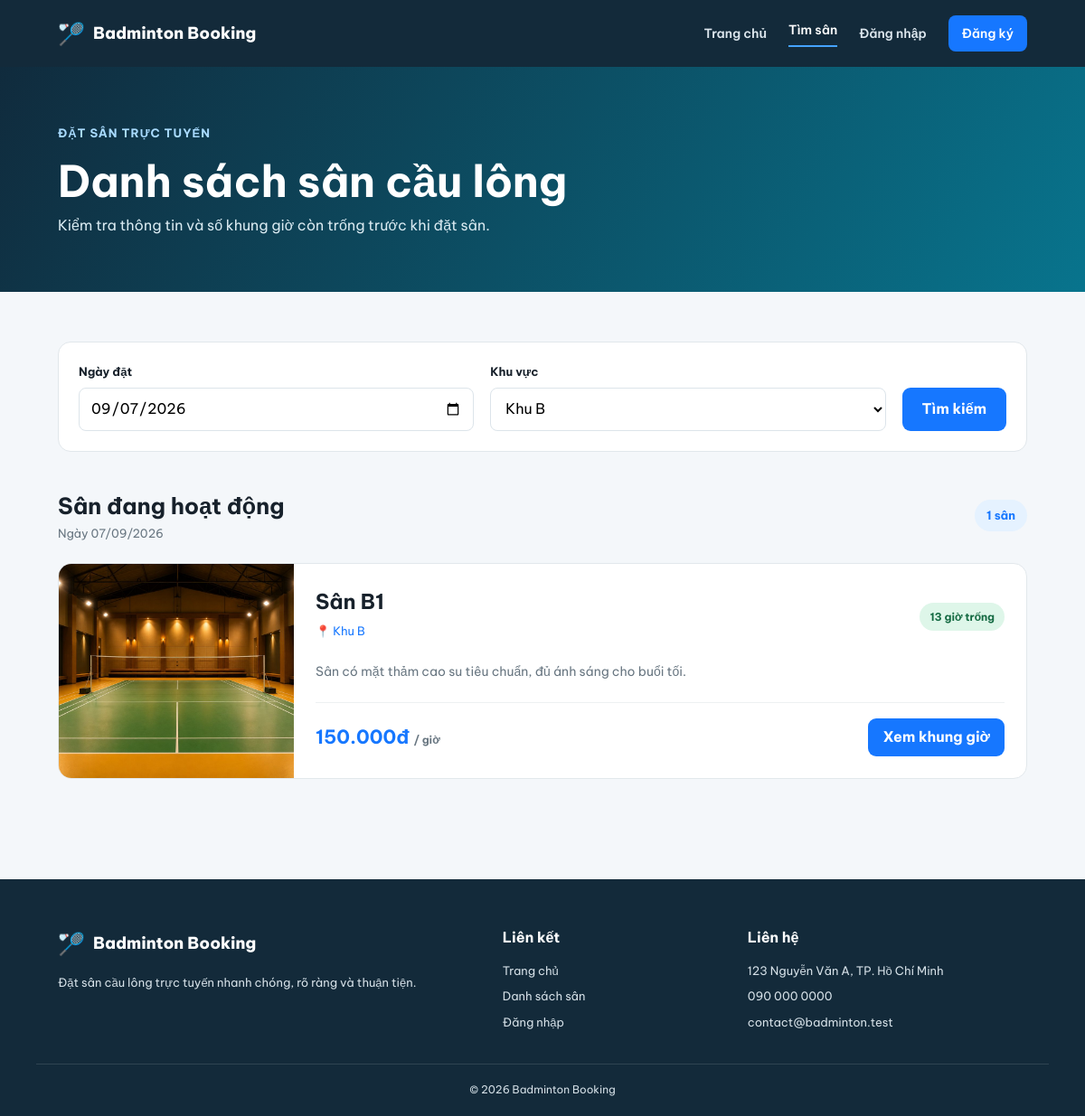
The app's page /courts/index.php?location=Khu B with its own data.
### tables this page shows
CREATE TABLE courts (
    court_id INT UNSIGNED AUTO_INCREMENT PRIMARY KEY,
    court_name VARCHAR(100) NOT NULL,
    location VARCHAR(150) NOT NULL,
    description TEXT NULL,
    price_per_hour DECIMAL(10, 2) UNSIGNED NOT NULL,
    image_path VARCHAR(255) NULL,
    status ENUM('active', 'maintenance', 'inactive') NOT NULL DEFAULT 'active',
    created_at TIMESTAMP NOT NULL DEFAULT CURRENT_TIMESTAMP,
    updated_at TIMESTAMP NOT NULL DEFAULT CURRENT_TIMESTAMP ON UPDATE CURRENT_TIMESTAMP
);

### includes/functions.php (called while the page is built, shortened)
<?php
function e(mixed $value): string
{
    return htmlspecialchars((string) $value, ENT_QUOTES, 'UTF-8');
}
function url(string $path = ''): string
{
    return BASE_URL . ltrim($path, '/');
}
function project_image_url(?string $path): ?string
{
    $normalized_path = ltrim(str_replace('\\', '/', trim((string) $path)), '/');
    $file_path = dirname(__DIR__)
        . DIRECTORY_SEPARATOR
        . str_replace('/', DIRECTORY_SEPARATOR, $normalized_path);
    return is_file($file_path) ? url($normalized_path) : null;
}

### courts/index.php (the view, shortened to what this page needs)
<?php
require_once __DIR__ . '/../config/database.php';
require_once __DIR__ . '/../includes/functions.php';
$selected_date = $_GET['date'] ?? date('Y-m-d');
$selected_location = trim($_GET['location'] ?? '');
$location_stmt = $conn->query(
    "SELECT DISTINCT location FROM courts WHERE status = 'active' ORDER BY location"
);
$locations = $location_stmt->fetchAll(PDO::FETCH_COLUMN);
$sql = "SELECT
            c.court_id,
            c.court_name,
            c.location,
            c.description,
            c.price_per_hour,
            c.image_path,
            COUNT(ts.slot_id) AS total_slots,
            COUNT(b.booking_id) AS booked_slots
        FROM courts c
        CROSS JOIN time_slots ts
        LEFT JOIN bookings b
            ON b.court_id = c.court_id
            AND b.slot_id = ts.slot_id
            AND b.booking_date = ?
            AND b.booking_status IN ('pending', 'confirmed')
        WHERE c.status = 'active'";
$params = [$selected_date];
if ($selected_location !== '') {
    $sql .= ' AND c.location = ?';
    $params[] = $selected_location;
}
$sql .= ' GROUP BY c.court_id ORDER BY c.court_name';
$court_stmt = $conn->prepare($sql);
$court_stmt->execute($params);
$courts = $court_stmt->fetchAll();
require_once __DIR__ . '/../includes/header.php';
?>
<section class="page-banner">
    <div class="container">
        <span class="eyebrow">Đặt sân trực tuyến</span>
        <h1>Danh sách sân cầu lông</h1>
        <p>Kiểm tra thông tin và số khung giờ còn trống trước khi đặt sân.</p>
    </div>
</section>
<section class="court-list-section">
    <div class="container">
        <form class="court-filter" method="get">
            <div class="form-group">
                <label for="date">Ngày đặt</label>
                <input id="date" name="date" type="date" min="<?= date('Y-m-d') ?>" value="<?= e($selected_date) ?>" required>
            </div>
            <div class="form-group">
                <label for="location">Khu vực</label>
                <select id="location" name="location">
                    <?php foreach ($locations as $location): ?>
                        <option value="<?= e($location) ?>" <?= $selected_location === $location ? 'selected' : '' ?>>
                            <?= e($location) ?>
                        </option>
                    <?php endforeach; ?>
                </select>
            </div>
            <button class="button button-primary" type="submit">Tìm kiếm</button>
        </form>
        <div class="result-heading">
            <div>
                <h2>Sân đang hoạt động</h2>
                <p>Ngày <?= e(date('d/m/Y', strtotime($selected_date))) ?></p>
            </div>
            <strong><?= count($courts) ?> sân</strong>
        </div>
        <?php if (!$courts): ?>
            <div class="empty-state">
                <span>🔎</span>
                <h2>Không tìm thấy sân</h2>
                <p>Hãy thử chọn khu vực hoặc ngày khác.</p>
            </div>
        <?php else: ?>
            <div class="court-list-grid">
                <?php foreach ($courts as $court): ?>
                    <?php
                    $available_slots = (int) $court['total_slots'] - (int) $court['booked_slots'];
                    $image_url = project_image_url($court['image_path'] ?? null);
                    ?>
                    <article class="list-court-card">
                        <div class="court-cover <?= $image_url === null ? 'court-cover-' . ((($court['court_id'] - 1) % 3) + 1) : '' ?>">
                            <?php if ($image_url !== null): ?>
                                <img src="<?= e($image_url) ?>" alt="<?= e($court['court_name']) ?>" loading="lazy">
                            <?php else: ?>
                                <span>🏸</span>
                            <?php endif; ?>
                        </div>
                        <div class="list-court-body">
                            <div class="court-name-row">
                                <div>
                                    <h2><?= e($court['court_name']) ?></h2>
                                    <p class="court-location">📍 <?= e($court['location']) ?></p>
                                </div>
                                <span class="availability <?= $available_slots === 0 ? 'full' : '' ?>">
                                    <?= $available_slots ?> giờ trống
                                </span>
                            </div>
                            <p class="court-description"><?= e($court['description']) ?></p>
                            <div class="list-court-footer">
                                <strong><?= number_format((float) $court['price_per_hour'], 0, ',', '.') ?>đ <small>/ giờ</small></strong>
                                <a class="button button-primary" href="<?= e(url('courts/detail.php?id=' . $court['court_id'] . '&date=' . $selected_date)) ?>">
                                    Xem khung giờ
                                </a>
                            </div>
                        </div>
                    </article>
                <?php endforeach; ?>
            </div>
        <?php endif; ?>
    </div>
</section>
<?php require_once __DIR__ . '/../includes/footer.php'; ?>

### assets/css/main.css (style rules this page uses)
:root { --navy: #132a3a; --blue: #1677ff; --blue-dark: #075dcc; --green: #16a085; --text: #17212b; --muted: #687681; --surface: #ffffff; --background: #f4f7fa; --border: #dce4ea; --shadow: 0 12px 35px rgba(24, 48, 67, 0.1); }
* { box-sizing: border-box; margin: 0; padding: 0; }
html { scroll-behavior: smooth; }
body { background: var(--background); color: var(--text); font-family: "Be Vietnam Pro", Arial, sans-serif; line-height: 1.6; }
a { color: inherit; text-decoration: none; }
button, input, select { font: inherit; }
.container { margin: 0 auto; max-width: 1120px; padding-left: 24px; padding-right: 24px; width: 100%; }
.eyebrow { color: #a9dbff; display: inline-block; font-size: 13px; font-weight: 700; letter-spacing: 1px; margin-bottom: 14px; text-transform: uppercase; }
.button { align-items: center; border: 0; border-radius: 9px; cursor: pointer; display: inline-flex; font-weight: 700; justify-content: center; min-height: 48px; padding: 0 22px; transition: background-color 0.2s, transform 0.2s; }
.button-primary { background: var(--blue); color: #fff; }
.form-group label { display: block; font-size: 13px; font-weight: 700; margin-bottom: 7px; }
.form-group input, .form-group select { background: #fff; border: 1px solid var(--border); border-radius: 8px; height: 48px; padding: 0 12px; width: 100%; }
.court-location { color: var(--blue); font-size: 13px; margin: 8px 0; }

### assets/css/courts.css (style rules this page uses)
.page-banner { background: linear-gradient(120deg, #102b3d, #08748d); color: #fff; padding: 60px 0; }
.page-banner h1 { font-size: clamp(32px, 5vw, 48px); line-height: 1.2; }
.page-banner p { color: #d9eaf1; margin-top: 8px; }
.court-list-section, .court-detail-section { min-height: 650px; padding: 55px 0 80px; }
.court-filter { align-items: end; background: #fff; border: 1px solid #e1e7eb; border-radius: 14px; display: grid; gap: 18px; grid-template-columns: 1fr 1fr auto; padding: 22px; }
.court-filter .button { height: 48px; }
.result-heading { align-items: center; display: flex; justify-content: space-between; margin: 40px 0 22px; }
.result-heading h2 { font-size: 25px; }
.result-heading p { color: var(--muted); font-size: 13px; }
.result-heading > strong { background: #e5f2ff; border-radius: 20px; color: var(--blue); font-size: 13px; padding: 7px 13px; }
.court-list-grid { display: grid; gap: 22px; }
.list-court-card { background: #fff; border: 1px solid #e2e8ec; border-radius: 15px; display: grid; grid-template-columns: 260px 1fr; overflow: hidden; }
.court-cover, .detail-cover { align-items: center; display: flex; justify-content: center; overflow: hidden; }
.court-cover img, .detail-cover img { height: 100%; object-fit: cover; width: 100%; }
.list-court-body { padding: 24px; }
.court-name-row, .list-court-footer { align-items: center; display: flex; justify-content: space-between; }
.court-name-row h2 { font-size: 23px; }
.court-location { color: var(--blue); font-size: 13px; margin-top: 4px; }
.availability { background: #def6e9; border-radius: 20px; color: #146a42; font-size: 12px; font-weight: 700; padding: 6px 11px; }
.court-description { color: var(--muted); font-size: 14px; margin: 15px 0 22px; }
.list-court-footer { border-top: 1px solid #edf0f2; padding-top: 17px; }
.list-court-footer strong, .detail-price { color: var(--blue); font-size: 21px; }
.list-court-footer small, .detail-price small { color: var(--muted); font-size: 12px; }
.list-court-footer .button { min-height: 42px; padding: 0 16px; }

### records on screen
courts: image_path (picture), court_name "Sân B1", location "Khu B", available_slots "13", description "Sân có mặt thảm cao su tiêu chuẩn, đủ ánh sáng cho buổi tối.", price_per_hour "150.000"

### other values on screen
count($courts) "1"
form field location "Khu B"
